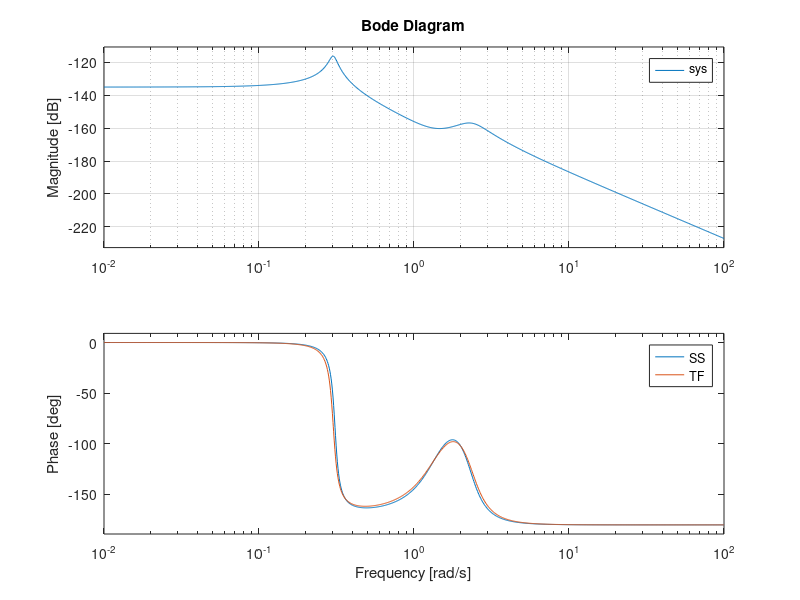
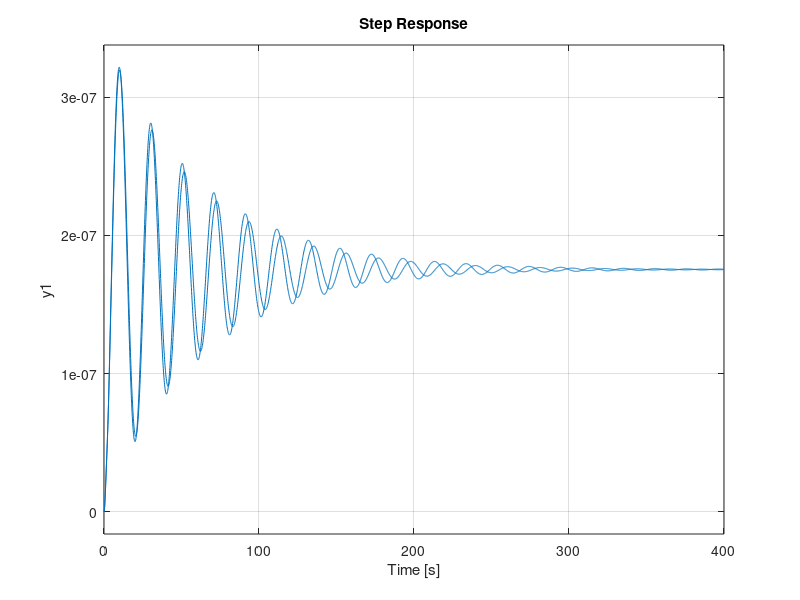
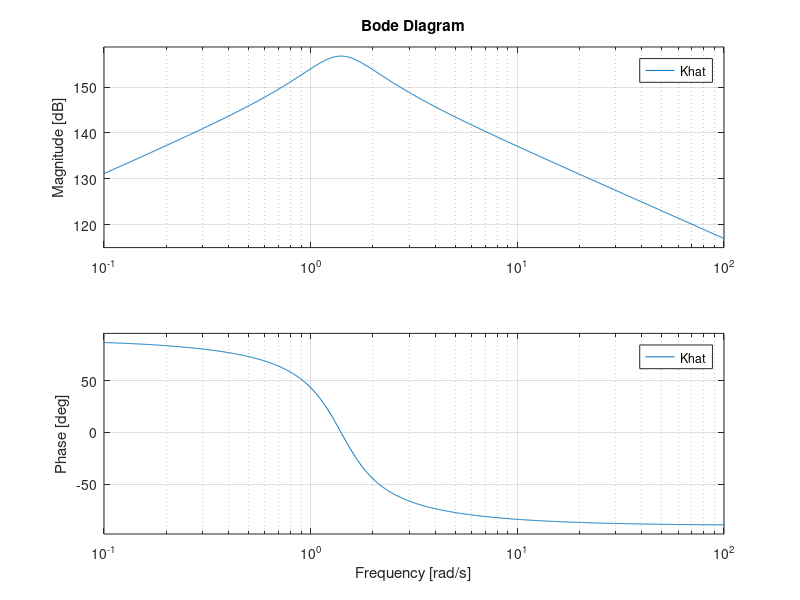

The MATLAB script that drew these images, in order: (Note: this script raises an error after producing the figures.)

rho = 1024;
Vol = 297;
g = 9.81;
r_cob = 4;
r_cog = 5;
m = 127000;
Khs = rho*Vol*g*r_cob - m*g*r_cog;
I = 5.025e6;
Iinf = 1.734e7;
x_timeDomain = [1.9754, 1.1345, 7.6921];
x_frequencyDomain = [7.045, 0.3652, 1.4028];

% Transfer function
s = tf('s');
Khat = x_frequencyDomain(1)*s*1e7/(s^2+2*x_frequencyDomain(2)*x_frequencyDomain(3)*s+x_frequencyDomain(3)^2);
G = 1/((I+Iinf)*s^2 + Khat*s + Khs);
figure, bode(G), hold on

% State space
A = [0,            -Khs/(I+Iinf),0,        -1/(I+Iinf);...
    1,               0, 0,        0;...
    0,               0, 0, -x_timeDomain(1);...
x_timeDomain(3)*1e7, 0, 1, -x_timeDomain(2)]
B = [1/(I+Iinf);0;0;0]; C = [0,1,0,0];
sys = ss(A,B,C,0);
bode(sys), hold off, grid, legend('SS','TF')

pole(G)
eig(A)
figure, step(G), hold on, step(sys), hold off

Ar = [0,-x_timeDomain(1);1,-x_timeDomain(2)];
Br = [0;x_timeDomain(3)]*1e7; Cr = [0,0,1];
figure, bode(Khat), hold on, bode(ss(Ar,Br,Cr,0)), hold off
